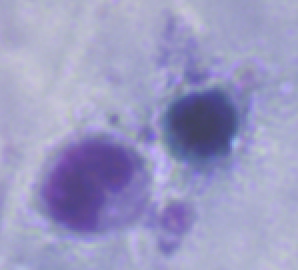
#> input picture sample1.png, 149 x 135 px (shown 2 times larger)
$ python -i Leuco.py   (imports and definitions only)
#> lines starting #> are read from the running program, lines starting #| are printed output that depends on the picture; after the words box and inside, x2 and y2 are one past the last pixel; in counts of white or black regions, pixels touching at a corner belong together
#> further down, picture is the input picture: shape (135, 149, 3); mean B, G, R 195, 153.7, 154.4
# INPUT : Cv2 image
# OUTPUT : El número de leucocitos en la imagen
import cv2
import numpy as np
import matplotlib.pyplot as plt

def Leucos(img, do_erode = False,  plotly = False):

    # Escogemos los espacios de color hsv y rgb
#> called with do_erode = False, plotly = False
    hsv = cv2.cvtColor(img, cv2.COLOR_BGR2HSV)
#> hsv: shape (135, 149, 3); mean H, S, V 119.4, 59.6, 195
    rgb = cv2.cvtColor(img, cv2.COLOR_BGR2RGB)

    # aplicamos un filtro gaussiano en la imagen hsv
    hsv_filter = cv2.GaussianBlur(hsv, (9,9), 60)
#> hsv_filter: shape (135, 149, 3); mean H, S, V 119.4, 59.6, 195

    H,S,V = cv2.split(hsv_filter)
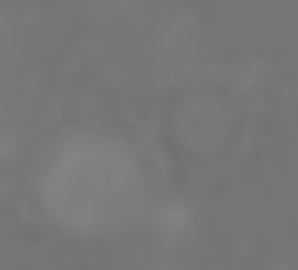
#> H: shape (135, 149) (shown 2 times larger); min 112, max 131, mean 119.4
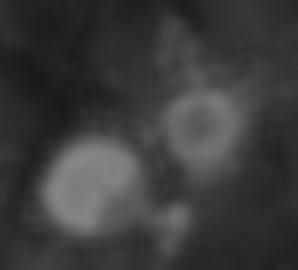
#> S: shape (135, 149) (shown 2 times larger); min 25, max 134, mean 59.6

    if plotly:
        plt.figure(figsize=(4,4))
        plt.imshow(V, cmap='gray')
        plt.title('Componente V en HSV')
        plt.xticks([]), plt.yticks([])
        plt.show()

    # Modificación de contraste
    T = 170
    c = 0.2
    V[V < T] = np.uint8(V[V < T] * c)
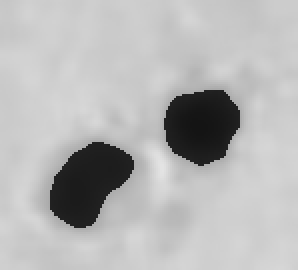
#> V: shape (135, 149) (shown 2 times larger); min 20, max 227, mean 182

    if plotly:
        plt.figure(figsize=(4,4))
        plt.imshow(V, cmap='gray')
        plt.title('Contraste modificado')
        plt.xticks([]), plt.yticks([])
        plt.show()

    # UMbralización OTSU
    T_opt, OTSU = cv2.threshold(V, 0, 255, cv2.THRESH_BINARY_INV + cv2.THRESH_OTSU)
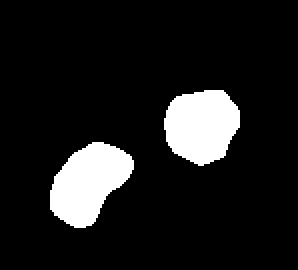
#> OTSU: shape (135, 149) (shown 2 times larger); 11.2% white; 2 white regions, box (x1, y1, x2, y2) and area: (25, 71, 67, 114) 1154, (82, 45, 120, 83) 1102
#> T_opt = 33

    if plotly:
        plt.figure(figsize=(4,4))
        plt.imshow(OTSU, cmap='gray')
        plt.title('OTSU')
        plt.xticks([]), plt.yticks([])
        plt.show()

    # --- MORFOLOGIA ---
    # apertura
    kernel = cv2.getStructuringElement(cv2.MORPH_ELLIPSE, (7,7))
    openning = cv2.morphologyEx(OTSU, cv2.MORPH_OPEN, kernel, iterations=3)
#> openning: shape (135, 149); 10.9% white; 2 white regions, box (x1, y1, x2, y2) and area: (25, 71, 66, 114) 1124, (83, 45, 120, 83) 1066

    # erosión
    if plotly:
        plt.figure(figsize=(4,4))
        plt.imshow(openning, cmap='gray')
        plt.title('Apertura')
        plt.xticks([]), plt.yticks([])
        plt.show()

    if do_erode:
        kernel = cv2.getStructuringElement(cv2.MORPH_ELLIPSE, (7,7))
        erode = cv2.erode(openning, kernel, iterations=5)

        # apertura
        kernel = cv2.getStructuringElement(cv2.MORPH_ELLIPSE, (5,5))
        openning = cv2.morphologyEx(erode, cv2.MORPH_OPEN, kernel, iterations=5)
        it = 2
    else:
        it = 3
        erode = openning

    # dilatación

    kernel = cv2.getStructuringElement(cv2.MORPH_ELLIPSE, (3,3))
    dilate = cv2.dilate(openning, kernel, iterations=it)
#> dilate: shape (135, 149); 14.3% white; 2 white regions, box (x1, y1, x2, y2) and area: (22, 68, 69, 117) 1475, (80, 42, 123, 86) 1399

    kernel = cv2.getStructuringElement(cv2.MORPH_ELLIPSE, (3,3))
    clausura = cv2.morphologyEx(dilate, cv2.MORPH_CLOSE, kernel, iterations=8)
#> clausura: shape (135, 149); 14.3% white; 2 white regions, box (x1, y1, x2, y2) and area: (22, 68, 69, 117) 1480, (80, 42, 123, 86) 1399

    if plotly:
        plt.figure(figsize=(4,4))
        plt.imshow(clausura, cmap='gray')
        plt.title('Morfologia')
        plt.xticks([]), plt.yticks([])
        plt.show()

    count, markers = cv2.connectedComponents(clausura)
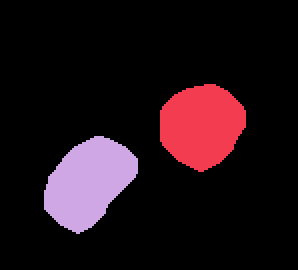
#> markers: shape (135, 149) int32 (shown 2 times larger); 3 distinct labels, from 0 to 2; one colour per label, 0 black
#> count = 3

    if plotly:
        plt.figure(figsize=(4,4))
        plt.imshow(markers, cmap='jet')
        plt.title('Objetos')
        plt.xticks([]), plt.yticks([])
        plt.show()

    # Detectar la regiones compartidas
    unknown = cv2.subtract(dilate, erode)
#> unknown: shape (135, 149); 3.4% white in thin lines or dots, all inside (x1, y1, x2, y2) = (22, 42, 123, 117)

    if plotly:
        plt.figure(figsize=(4,4))
        plt.imshow(unknown, cmap='gray')
        plt.title('Regiones compartidas')
        plt.xticks([]), plt.yticks([])
        plt.show()

    markers = markers + 1
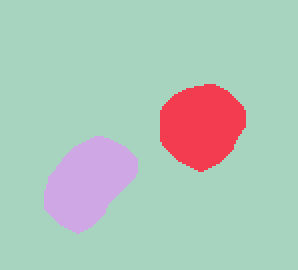
#> markers: shape (135, 149) int32 (shown 2 times larger); 3 distinct labels, from 1 to 3; one colour per label, 0 black
    markers[unknown==255] = 0
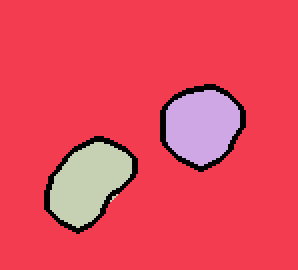
#> markers: shape (135, 149) int32 (shown 2 times larger); 4 distinct labels, from 0 to 3; one colour per label, 0 black

    if plotly:
        plt.figure(figsize=(16,8))
        plt.subplot(121)
        plt.imshow(markers,  cmap = 'jet', label = count -1 )
        plt.title('Conteo')
        plt.xticks([]), plt.yticks([])

        plt.subplot(122)
        plt.imshow(rgb)
        plt.title('Imagen')
        plt.xticks([]), plt.yticks([])
        plt.show()

    return clausura, count - 1


>>> import cv2
>>> picture = cv2.imread('sample1.png')
>>> result = Leucos(picture)
